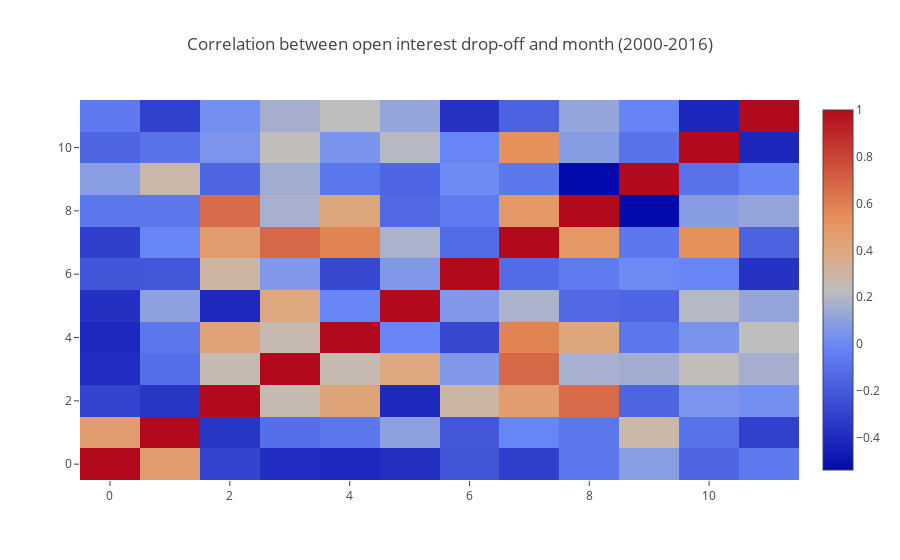

The cell this chart's notebook holds for it:
### Markdown cell above
This begs the question: is there significance between months ending closer to their expiration date?

### Code cell
def heatmap_days_to_expire(
        year_start=None,
        year_end=None,
        title_prefix='Correlation between open interest drop-off and month'):
    b = np.ones(open_int_maxes.shape[0], dtype=int)
    if year_start is not None:
        b &= (open_int_maxes['contract_year'] >= year_start)
    if year_end is not None:
        b &= open_int_maxes['contract_year'] < year_end

    df_int = open_int_maxes[b]

    # Looking for correlation between contract_month and days_to_expire
    df = pd.DataFrame()
    for m in range(1, 13):
        df[m] = df_int[df_int['contract_month'] == m]['days_to_expire'].values

    c = df_int['contract_year']
    y_start, y_end = c.min(), c.max()
    corr_mat = df.corr().values
    title = '{} ({}-{})'.format(title_prefix, y_start, y_end)
    return Heatmap(z=corr_mat), title


data, title = heatmap_days_to_expire(2000)
plot([data], title=title, interactive=True)

### Figure 1 — Plotly figure (JSON) as saved in the notebook; plotly's stock layout.template omitted (floating-point values rounded to 4 significant figures; data arrays with more than 128 entries replaced by an {"elided": "..."} marker saying what was removed)
{"data": [{"type": "heatmap", "z": {"elided": "12x12 float values"}}], "layout": {"legend": {"orientation": "h"}, "title": "Correlation between open interest drop-off and month (2000-2016)", "xaxis": {"fixedrange": false}, "yaxis": {"fixedrange": false}}}
